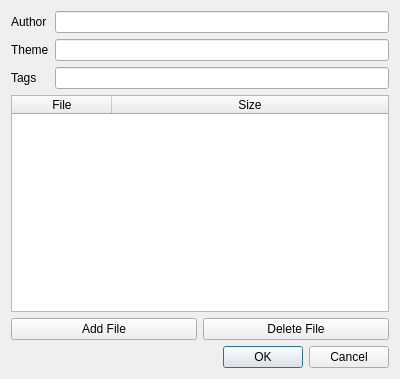
<?xml version="1.0" encoding="UTF-8"?>
<ui version="4.0">
 <class>AddBook</class>
 <widget class="QDialog" name="AddBook">
  <property name="windowModality">
   <enum>Qt::ApplicationModal</enum>
  </property>
  <property name="geometry">
   <rect>
    <x>0</x>
    <y>0</y>
    <width>400</width>
    <height>379</height>
   </rect>
  </property>
  <property name="windowTitle">
   <string>Dialog</string>
  </property>
  <property name="modal">
   <bool>true</bool>
  </property>
  <layout class="QVBoxLayout" name="verticalLayout_3">
   <item>
    <layout class="QHBoxLayout" name="horizontalLayout">
     <item>
      <layout class="QVBoxLayout" name="verticalLayout">
       <item>
        <widget class="QLabel" name="label">
         <property name="text">
          <string>Author</string>
         </property>
        </widget>
       </item>
       <item>
        <widget class="QLabel" name="label_2">
         <property name="text">
          <string>Theme</string>
         </property>
        </widget>
       </item>
       <item>
        <widget class="QLabel" name="label_3">
         <property name="text">
          <string>Tags</string>
         </property>
        </widget>
       </item>
      </layout>
     </item>
     <item>
      <layout class="QVBoxLayout" name="verticalLayout_2">
       <item>
        <widget class="QLineEdit" name="ln_author"/>
       </item>
       <item>
        <widget class="QLineEdit" name="ln_theme"/>
       </item>
       <item>
        <widget class="QLineEdit" name="ln_tags"/>
       </item>
      </layout>
     </item>
    </layout>
   </item>
   <item>
    <widget class="QTableWidget" name="file_tbl">
     <attribute name="horizontalHeaderStretchLastSection">
      <bool>true</bool>
     </attribute>
     <column>
      <property name="text">
       <string>File</string>
      </property>
     </column>
     <column>
      <property name="text">
       <string>Size</string>
      </property>
     </column>
    </widget>
   </item>
   <item>
    <layout class="QHBoxLayout" name="horizontalLayout_2">
     <item>
      <widget class="QPushButton" name="pushButton">
       <property name="text">
        <string>Add File</string>
       </property>
      </widget>
     </item>
     <item>
      <widget class="QPushButton" name="pushButton_2">
       <property name="text">
        <string>Delete File</string>
       </property>
      </widget>
     </item>
    </layout>
   </item>
   <item>
    <widget class="QDialogButtonBox" name="buttonBox">
     <property name="orientation">
      <enum>Qt::Horizontal</enum>
     </property>
     <property name="standardButtons">
      <set>QDialogButtonBox::Cancel|QDialogButtonBox::Ok</set>
     </property>
    </widget>
   </item>
  </layout>
 </widget>
 <resources/>
 <connections>
  <connection>
   <sender>buttonBox</sender>
   <signal>accepted()</signal>
   <receiver>AddBook</receiver>
   <slot>accept()</slot>
   <hints>
    <hint type="sourcelabel">
     <x>248</x>
     <y>254</y>
    </hint>
    <hint type="destinationlabel">
     <x>157</x>
     <y>274</y>
    </hint>
   </hints>
  </connection>
  <connection>
   <sender>buttonBox</sender>
   <signal>rejected()</signal>
   <receiver>AddBook</receiver>
   <slot>reject()</slot>
   <hints>
    <hint type="sourcelabel">
     <x>316</x>
     <y>260</y>
    </hint>
    <hint type="destinationlabel">
     <x>286</x>
     <y>274</y>
    </hint>
   </hints>
  </connection>
 </connections>
</ui>
